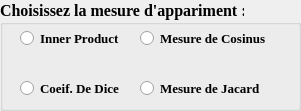
     <widget class="QGroupBox" name="measurementGroupBox">
      <property name="geometry">
       <rect>
        <x>470</x>
        <y>130</y>
        <width>301</width>
        <height>111</height>
       </rect>
      </property>
      <property name="font">
       <font>
        <family>Times New Roman</family>
        <pointsize>12</pointsize>
        <weight>75</weight>
        <bold>true</bold>
       </font>
      </property>
      <property name="styleSheet">
       <string notr="true"/>
      </property>
      <property name="title">
       <string>Choisissez la mesure d'appariment :</string>
      </property>
      <widget class="QRadioButton" name="innerProductRB">
       <property name="geometry">
        <rect>
         <x>20</x>
         <y>30</y>
         <width>111</width>
         <height>17</height>
        </rect>
       </property>
       <property name="font">
        <font>
         <family>Times New Roman</family>
         <pointsize>10</pointsize>
         <weight>75</weight>
         <bold>true</bold>
        </font>
       </property>
       <property name="text">
        <string>Inner Product</string>
       </property>
      </widget>
      <widget class="QRadioButton" name="diceRB">
       <property name="geometry">
        <rect>
         <x>20</x>
         <y>80</y>
         <width>101</width>
         <height>17</height>
        </rect>
       </property>
       <property name="font">
        <font>
         <family>Times New Roman</family>
         <pointsize>10</pointsize>
         <weight>75</weight>
         <bold>true</bold>
        </font>
       </property>
       <property name="text">
        <string>Coeif. De Dice</string>
       </property>
      </widget>
      <widget class="QRadioButton" name="cosinusRB">
       <property name="geometry">
        <rect>
         <x>140</x>
         <y>30</y>
         <width>141</width>
         <height>17</height>
        </rect>
       </property>
       <property name="font">
        <font>
         <family>Times New Roman</family>
         <pointsize>10</pointsize>
         <weight>75</weight>
         <bold>true</bold>
        </font>
       </property>
       <property name="text">
        <string>Mesure de Cosinus</string>
       </property>
      </widget>
      <widget class="QRadioButton" name="jacardRB">
       <property name="geometry">
        <rect>
         <x>140</x>
         <y>80</y>
         <width>121</width>
         <height>17</height>
        </rect>
       </property>
       <property name="font">
        <font>
         <family>Times New Roman</family>
         <pointsize>10</pointsize>
         <weight>75</weight>
         <bold>true</bold>
        </font>
       </property>
       <property name="text">
        <string>Mesure de Jacard</string>
       </property>
      </widget>
     </widget>
